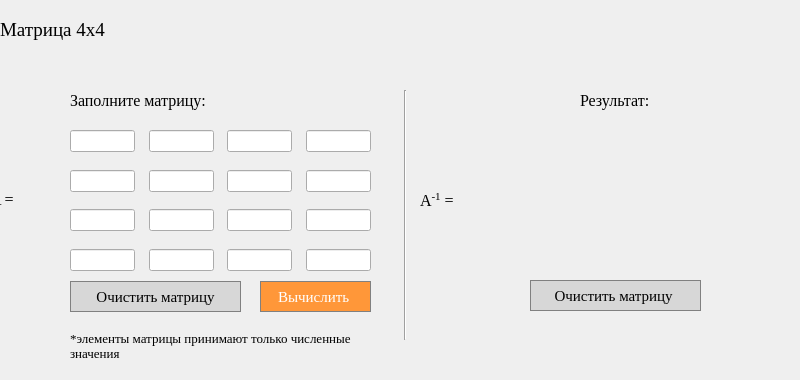
<?xml version="1.0" encoding="UTF-8"?>
<ui version="4.0">
 <class>matrix_inverse_4x4</class>
 <widget class="QDialog" name="matrix_inverse_4x4">
  <property name="geometry">
   <rect>
    <x>0</x>
    <y>0</y>
    <width>800</width>
    <height>380</height>
   </rect>
  </property>
  <property name="windowTitle">
   <string>Matrix inverse 4x4</string>
  </property>
  <property name="windowIcon">
   <iconset resource="icons.qrc">
    <normaloff>:/images/matritsa.png</normaloff>:/images/matritsa.png</iconset>
  </property>
  <widget class="QLabel" name="label">
   <property name="geometry">
    <rect>
     <x>0</x>
     <y>10</y>
     <width>800</width>
     <height>40</height>
    </rect>
   </property>
   <property name="sizePolicy">
    <sizepolicy hsizetype="Preferred" vsizetype="Fixed">
     <horstretch>0</horstretch>
     <verstretch>0</verstretch>
    </sizepolicy>
   </property>
   <property name="font">
    <font>
     <family>Times New Roman</family>
     <pointsize>14</pointsize>
    </font>
   </property>
   <property name="styleSheet">
    <string notr="true">QLabel {
	qproperty-alignment: 'AlignVCenter | AlignCenter';
}</string>
   </property>
   <property name="text">
    <string>Матрица 4x4</string>
   </property>
  </widget>
  <widget class="QLabel" name="label_3">
   <property name="geometry">
    <rect>
     <x>-10</x>
     <y>191</y>
     <width>55</width>
     <height>16</height>
    </rect>
   </property>
   <property name="font">
    <font>
     <family>Times New Roman</family>
     <pointsize>12</pointsize>
    </font>
   </property>
   <property name="styleSheet">
    <string notr="true">QLabel {
	qproperty-alignment: 'AlignVCenter | AlignRight';
}</string>
   </property>
   <property name="text">
    <string>A =</string>
   </property>
  </widget>
  <widget class="QPushButton" name="pushButton_inverse_4x4">
   <property name="geometry">
    <rect>
     <x>260</x>
     <y>281</y>
     <width>111</width>
     <height>31</height>
    </rect>
   </property>
   <property name="font">
    <font>
     <family>Times New Roman</family>
     <pointsize>11</pointsize>
    </font>
   </property>
   <property name="styleSheet">
    <string notr="true">QPushButton {
  background-color: rgb(255, 151, 57);
  color: white; 
  border: 1px solid gray;
}

QPushButton:pressed {
    background-color: qlineargradient(x1: 0, y1: 0, x2: 0, y2: 1,
                                      stop: 0 #FF7832, stop: 1 #FF9739);
}</string>
   </property>
   <property name="text">
    <string>Вычислить </string>
   </property>
  </widget>
  <widget class="QPushButton" name="pushButton_clear">
   <property name="geometry">
    <rect>
     <x>70</x>
     <y>281</y>
     <width>171</width>
     <height>31</height>
    </rect>
   </property>
   <property name="font">
    <font>
     <family>Times New Roman</family>
     <pointsize>11</pointsize>
    </font>
   </property>
   <property name="styleSheet">
    <string notr="true">QPushButton {
  background-color: rgb(215, 215, 215);
  border: 1px solid gray;
}
QPushButton:pressed {
    background-color: qlineargradient(x1: 0, y1: 0, x2: 0, y2: 1,
                                      stop: 0 #BEBEBE, stop: 1 #D7D7D7);
}</string>
   </property>
   <property name="text">
    <string>Очистить матрицу</string>
   </property>
  </widget>
  <widget class="QWidget" name="layoutWidget">
   <property name="geometry">
    <rect>
     <x>70</x>
     <y>130</y>
     <width>301</width>
     <height>141</height>
    </rect>
   </property>
   <layout class="QVBoxLayout" name="verticalLayout">
    <item>
     <layout class="QHBoxLayout" name="horizontalLayout">
      <item>
       <widget class="QLineEdit" name="lineEdit_1"/>
      </item>
      <item>
       <spacer name="horizontalSpacer">
        <property name="orientation">
         <enum>Qt::Horizontal</enum>
        </property>
        <property name="sizeType">
         <enum>QSizePolicy::Preferred</enum>
        </property>
        <property name="sizeHint" stdset="0">
         <size>
          <width>50</width>
          <height>20</height>
         </size>
        </property>
       </spacer>
      </item>
      <item>
       <widget class="QLineEdit" name="lineEdit_2"/>
      </item>
      <item>
       <spacer name="horizontalSpacer_2">
        <property name="orientation">
         <enum>Qt::Horizontal</enum>
        </property>
        <property name="sizeType">
         <enum>QSizePolicy::Preferred</enum>
        </property>
        <property name="sizeHint" stdset="0">
         <size>
          <width>50</width>
          <height>18</height>
         </size>
        </property>
       </spacer>
      </item>
      <item>
       <widget class="QLineEdit" name="lineEdit_3"/>
      </item>
      <item>
       <spacer name="horizontalSpacer_3">
        <property name="orientation">
         <enum>Qt::Horizontal</enum>
        </property>
        <property name="sizeType">
         <enum>QSizePolicy::Preferred</enum>
        </property>
        <property name="sizeHint" stdset="0">
         <size>
          <width>50</width>
          <height>20</height>
         </size>
        </property>
       </spacer>
      </item>
      <item>
       <widget class="QLineEdit" name="lineEdit_4"/>
      </item>
     </layout>
    </item>
    <item>
     <spacer name="verticalSpacer">
      <property name="orientation">
       <enum>Qt::Vertical</enum>
      </property>
      <property name="sizeHint" stdset="0">
       <size>
        <width>216</width>
        <height>13</height>
       </size>
      </property>
     </spacer>
    </item>
    <item>
     <layout class="QHBoxLayout" name="horizontalLayout_2">
      <item>
       <widget class="QLineEdit" name="lineEdit_5"/>
      </item>
      <item>
       <spacer name="horizontalSpacer_4">
        <property name="orientation">
         <enum>Qt::Horizontal</enum>
        </property>
        <property name="sizeType">
         <enum>QSizePolicy::Preferred</enum>
        </property>
        <property name="sizeHint" stdset="0">
         <size>
          <width>50</width>
          <height>20</height>
         </size>
        </property>
       </spacer>
      </item>
      <item>
       <widget class="QLineEdit" name="lineEdit_6"/>
      </item>
      <item>
       <spacer name="horizontalSpacer_5">
        <property name="orientation">
         <enum>Qt::Horizontal</enum>
        </property>
        <property name="sizeType">
         <enum>QSizePolicy::Preferred</enum>
        </property>
        <property name="sizeHint" stdset="0">
         <size>
          <width>50</width>
          <height>20</height>
         </size>
        </property>
       </spacer>
      </item>
      <item>
       <widget class="QLineEdit" name="lineEdit_7"/>
      </item>
      <item>
       <spacer name="horizontalSpacer_6">
        <property name="orientation">
         <enum>Qt::Horizontal</enum>
        </property>
        <property name="sizeType">
         <enum>QSizePolicy::Preferred</enum>
        </property>
        <property name="sizeHint" stdset="0">
         <size>
          <width>50</width>
          <height>20</height>
         </size>
        </property>
       </spacer>
      </item>
      <item>
       <widget class="QLineEdit" name="lineEdit_8"/>
      </item>
     </layout>
    </item>
    <item>
     <spacer name="verticalSpacer_2">
      <property name="orientation">
       <enum>Qt::Vertical</enum>
      </property>
      <property name="sizeHint" stdset="0">
       <size>
        <width>216</width>
        <height>13</height>
       </size>
      </property>
     </spacer>
    </item>
    <item>
     <layout class="QHBoxLayout" name="horizontalLayout_3">
      <item>
       <widget class="QLineEdit" name="lineEdit_9"/>
      </item>
      <item>
       <spacer name="horizontalSpacer_7">
        <property name="orientation">
         <enum>Qt::Horizontal</enum>
        </property>
        <property name="sizeType">
         <enum>QSizePolicy::Preferred</enum>
        </property>
        <property name="sizeHint" stdset="0">
         <size>
          <width>50</width>
          <height>20</height>
         </size>
        </property>
       </spacer>
      </item>
      <item>
       <widget class="QLineEdit" name="lineEdit_10"/>
      </item>
      <item>
       <spacer name="horizontalSpacer_8">
        <property name="orientation">
         <enum>Qt::Horizontal</enum>
        </property>
        <property name="sizeType">
         <enum>QSizePolicy::Preferred</enum>
        </property>
        <property name="sizeHint" stdset="0">
         <size>
          <width>50</width>
          <height>20</height>
         </size>
        </property>
       </spacer>
      </item>
      <item>
       <widget class="QLineEdit" name="lineEdit_11"/>
      </item>
      <item>
       <spacer name="horizontalSpacer_9">
        <property name="orientation">
         <enum>Qt::Horizontal</enum>
        </property>
        <property name="sizeType">
         <enum>QSizePolicy::Preferred</enum>
        </property>
        <property name="sizeHint" stdset="0">
         <size>
          <width>50</width>
          <height>20</height>
         </size>
        </property>
       </spacer>
      </item>
      <item>
       <widget class="QLineEdit" name="lineEdit_12"/>
      </item>
     </layout>
    </item>
    <item>
     <spacer name="verticalSpacer_3">
      <property name="orientation">
       <enum>Qt::Vertical</enum>
      </property>
      <property name="sizeHint" stdset="0">
       <size>
        <width>216</width>
        <height>13</height>
       </size>
      </property>
     </spacer>
    </item>
    <item>
     <layout class="QHBoxLayout" name="horizontalLayout_4">
      <item>
       <widget class="QLineEdit" name="lineEdit_13"/>
      </item>
      <item>
       <spacer name="horizontalSpacer_11">
        <property name="orientation">
         <enum>Qt::Horizontal</enum>
        </property>
        <property name="sizeType">
         <enum>QSizePolicy::Preferred</enum>
        </property>
        <property name="sizeHint" stdset="0">
         <size>
          <width>50</width>
          <height>20</height>
         </size>
        </property>
       </spacer>
      </item>
      <item>
       <widget class="QLineEdit" name="lineEdit_14"/>
      </item>
      <item>
       <spacer name="horizontalSpacer_10">
        <property name="orientation">
         <enum>Qt::Horizontal</enum>
        </property>
        <property name="sizeType">
         <enum>QSizePolicy::Preferred</enum>
        </property>
        <property name="sizeHint" stdset="0">
         <size>
          <width>50</width>
          <height>20</height>
         </size>
        </property>
       </spacer>
      </item>
      <item>
       <widget class="QLineEdit" name="lineEdit_15"/>
      </item>
      <item>
       <spacer name="horizontalSpacer_12">
        <property name="orientation">
         <enum>Qt::Horizontal</enum>
        </property>
        <property name="sizeType">
         <enum>QSizePolicy::Preferred</enum>
        </property>
        <property name="sizeHint" stdset="0">
         <size>
          <width>50</width>
          <height>20</height>
         </size>
        </property>
       </spacer>
      </item>
      <item>
       <widget class="QLineEdit" name="lineEdit_16"/>
      </item>
     </layout>
    </item>
   </layout>
  </widget>
  <widget class="QPushButton" name="pushButton_clear_res">
   <property name="geometry">
    <rect>
     <x>530</x>
     <y>280</y>
     <width>171</width>
     <height>31</height>
    </rect>
   </property>
   <property name="font">
    <font>
     <family>Times New Roman</family>
     <pointsize>11</pointsize>
    </font>
   </property>
   <property name="acceptDrops">
    <bool>false</bool>
   </property>
   <property name="autoFillBackground">
    <bool>false</bool>
   </property>
   <property name="styleSheet">
    <string notr="true">QPushButton {
  background-color: rgb(215, 215, 215);
  border: 1px solid gray;
}
QPushButton:pressed {
    background-color: qlineargradient(x1: 0, y1: 0, x2: 0, y2: 1,
                                      stop: 0 #BEBEBE, stop: 1 #D7D7D7);
}</string>
   </property>
   <property name="text">
    <string>Очистить матрицу </string>
   </property>
   <property name="checkable">
    <bool>false</bool>
   </property>
   <property name="autoRepeat">
    <bool>false</bool>
   </property>
   <property name="autoExclusive">
    <bool>false</bool>
   </property>
   <property name="default">
    <bool>false</bool>
   </property>
   <property name="flat">
    <bool>false</bool>
   </property>
  </widget>
  <widget class="QLabel" name="label_A_inverse">
   <property name="geometry">
    <rect>
     <x>420</x>
     <y>191</y>
     <width>41</width>
     <height>16</height>
    </rect>
   </property>
   <property name="font">
    <font>
     <family>Times New Roman</family>
     <pointsize>12</pointsize>
    </font>
   </property>
   <property name="text">
    <string>&lt;html&gt;&lt;head/&gt;&lt;body&gt;&lt;p&gt;A&lt;span style=&quot; vertical-align:super;&quot;&gt;-1&lt;/span&gt; =&lt;/p&gt;&lt;/body&gt;&lt;/html&gt;</string>
   </property>
  </widget>
  <widget class="Line" name="line">
   <property name="geometry">
    <rect>
     <x>400</x>
     <y>90</y>
     <width>10</width>
     <height>250</height>
    </rect>
   </property>
   <property name="orientation">
    <enum>Qt::Vertical</enum>
   </property>
  </widget>
  <widget class="QWidget" name="layoutWidget_2">
   <property name="geometry">
    <rect>
     <x>470</x>
     <y>130</y>
     <width>311</width>
     <height>143</height>
    </rect>
   </property>
   <layout class="QVBoxLayout" name="verticalLayout_2">
    <item>
     <layout class="QHBoxLayout" name="horizontalLayout_5">
      <item>
       <widget class="QLabel" name="label_inverse_4x4_res_1">
        <property name="sizePolicy">
         <sizepolicy hsizetype="Expanding" vsizetype="Preferred">
          <horstretch>0</horstretch>
          <verstretch>0</verstretch>
         </sizepolicy>
        </property>
        <property name="styleSheet">
         <string notr="true">QLabel {
	qproperty-alignment: 'AlignVCenter | AlignLeft';
	border : 1px solid gray;
}

background-color : white;</string>
        </property>
        <property name="text">
         <string/>
        </property>
       </widget>
      </item>
      <item>
       <spacer name="horizontalSpacer_13">
        <property name="orientation">
         <enum>Qt::Horizontal</enum>
        </property>
        <property name="sizeType">
         <enum>QSizePolicy::Fixed</enum>
        </property>
        <property name="sizeHint" stdset="0">
         <size>
          <width>10</width>
          <height>20</height>
         </size>
        </property>
       </spacer>
      </item>
      <item>
       <widget class="QLabel" name="label_inverse_4x4_res_2">
        <property name="sizePolicy">
         <sizepolicy hsizetype="Expanding" vsizetype="Preferred">
          <horstretch>0</horstretch>
          <verstretch>0</verstretch>
         </sizepolicy>
        </property>
        <property name="styleSheet">
         <string notr="true">QLabel {
	qproperty-alignment: 'AlignVCenter | AlignLeft';
	border : 1px solid gray;
}

background-color : white;</string>
        </property>
        <property name="text">
         <string/>
        </property>
       </widget>
      </item>
      <item>
       <spacer name="horizontalSpacer_14">
        <property name="orientation">
         <enum>Qt::Horizontal</enum>
        </property>
        <property name="sizeType">
         <enum>QSizePolicy::Fixed</enum>
        </property>
        <property name="sizeHint" stdset="0">
         <size>
          <width>10</width>
          <height>20</height>
         </size>
        </property>
       </spacer>
      </item>
      <item>
       <widget class="QLabel" name="label_inverse_4x4_res_3">
        <property name="sizePolicy">
         <sizepolicy hsizetype="Expanding" vsizetype="Preferred">
          <horstretch>0</horstretch>
          <verstretch>0</verstretch>
         </sizepolicy>
        </property>
        <property name="styleSheet">
         <string notr="true">QLabel {
	qproperty-alignment: 'AlignVCenter | AlignLeft';
	border : 1px solid gray;
}

background-color : white;</string>
        </property>
        <property name="text">
         <string/>
        </property>
       </widget>
      </item>
      <item>
       <spacer name="horizontalSpacer_19">
        <property name="orientation">
         <enum>Qt::Horizontal</enum>
        </property>
        <property name="sizeType">
         <enum>QSizePolicy::Fixed</enum>
        </property>
        <property name="sizeHint" stdset="0">
         <size>
          <width>10</width>
          <height>20</height>
         </size>
        </property>
       </spacer>
      </item>
      <item>
       <widget class="QLabel" name="label_inverse_4x4_res_4">
        <property name="sizePolicy">
         <sizepolicy hsizetype="Expanding" vsizetype="Preferred">
          <horstretch>0</horstretch>
          <verstretch>0</verstretch>
         </sizepolicy>
        </property>
        <property name="styleSheet">
         <string notr="true">QLabel {
	qproperty-alignment: 'AlignVCenter | AlignLeft';
	border : 1px solid gray;
}

background-color : white;</string>
        </property>
        <property name="text">
         <string/>
        </property>
       </widget>
      </item>
     </layout>
    </item>
    <item>
     <spacer name="verticalSpacer_4">
      <property name="orientation">
       <enum>Qt::Vertical</enum>
      </property>
      <property name="sizeType">
       <enum>QSizePolicy::Fixed</enum>
      </property>
      <property name="sizeHint" stdset="0">
       <size>
        <width>186</width>
        <height>2</height>
       </size>
      </property>
     </spacer>
    </item>
    <item>
     <layout class="QHBoxLayout" name="horizontalLayout_6">
      <item>
       <widget class="QLabel" name="label_inverse_4x4_res_5">
        <property name="sizePolicy">
         <sizepolicy hsizetype="Expanding" vsizetype="Preferred">
          <horstretch>0</horstretch>
          <verstretch>0</verstretch>
         </sizepolicy>
        </property>
        <property name="styleSheet">
         <string notr="true">QLabel {
	qproperty-alignment: 'AlignVCenter | AlignLeft';
	border : 1px solid gray;
}

background-color : white;</string>
        </property>
        <property name="text">
         <string/>
        </property>
       </widget>
      </item>
      <item>
       <spacer name="horizontalSpacer_16">
        <property name="orientation">
         <enum>Qt::Horizontal</enum>
        </property>
        <property name="sizeType">
         <enum>QSizePolicy::Fixed</enum>
        </property>
        <property name="sizeHint" stdset="0">
         <size>
          <width>10</width>
          <height>20</height>
         </size>
        </property>
       </spacer>
      </item>
      <item>
       <widget class="QLabel" name="label_inverse_4x4_res_6">
        <property name="sizePolicy">
         <sizepolicy hsizetype="Expanding" vsizetype="Preferred">
          <horstretch>0</horstretch>
          <verstretch>0</verstretch>
         </sizepolicy>
        </property>
        <property name="styleSheet">
         <string notr="true">QLabel {
	qproperty-alignment: 'AlignVCenter | AlignLeft';
	border : 1px solid gray;
}

background-color : white;</string>
        </property>
        <property name="text">
         <string/>
        </property>
       </widget>
      </item>
      <item>
       <spacer name="horizontalSpacer_15">
        <property name="orientation">
         <enum>Qt::Horizontal</enum>
        </property>
        <property name="sizeType">
         <enum>QSizePolicy::Fixed</enum>
        </property>
        <property name="sizeHint" stdset="0">
         <size>
          <width>10</width>
          <height>20</height>
         </size>
        </property>
       </spacer>
      </item>
      <item>
       <widget class="QLabel" name="label_inverse_4x4_res_7">
        <property name="sizePolicy">
         <sizepolicy hsizetype="Expanding" vsizetype="Preferred">
          <horstretch>0</horstretch>
          <verstretch>0</verstretch>
         </sizepolicy>
        </property>
        <property name="styleSheet">
         <string notr="true">QLabel {
	qproperty-alignment: 'AlignVCenter | AlignLeft';
	border : 1px solid gray;
}

background-color : white;</string>
        </property>
        <property name="text">
         <string/>
        </property>
       </widget>
      </item>
      <item>
       <spacer name="horizontalSpacer_17">
        <property name="orientation">
         <enum>Qt::Horizontal</enum>
        </property>
        <property name="sizeType">
         <enum>QSizePolicy::Fixed</enum>
        </property>
        <property name="sizeHint" stdset="0">
         <size>
          <width>10</width>
          <height>17</height>
         </size>
        </property>
       </spacer>
      </item>
      <item>
       <widget class="QLabel" name="label_inverse_4x4_res_8">
        <property name="sizePolicy">
         <sizepolicy hsizetype="Expanding" vsizetype="Preferred">
          <horstretch>0</horstretch>
          <verstretch>0</verstretch>
         </sizepolicy>
        </property>
        <property name="styleSheet">
         <string notr="true">QLabel {
	qproperty-alignment: 'AlignVCenter | AlignLeft';
	border : 1px solid gray;
}

background-color : white;</string>
        </property>
        <property name="text">
         <string/>
        </property>
       </widget>
      </item>
     </layout>
    </item>
    <item>
     <spacer name="verticalSpacer_5">
      <property name="orientation">
       <enum>Qt::Vertical</enum>
      </property>
      <property name="sizeType">
       <enum>QSizePolicy::Fixed</enum>
      </property>
      <property name="sizeHint" stdset="0">
       <size>
        <width>186</width>
        <height>2</height>
       </size>
      </property>
     </spacer>
    </item>
    <item>
     <layout class="QHBoxLayout" name="horizontalLayout_7">
      <item>
       <widget class="QLabel" name="label_inverse_4x4_res_9">
        <property name="sizePolicy">
         <sizepolicy hsizetype="Expanding" vsizetype="Preferred">
          <horstretch>0</horstretch>
          <verstretch>0</verstretch>
         </sizepolicy>
        </property>
        <property name="styleSheet">
         <string notr="true">QLabel {
	qproperty-alignment: 'AlignVCenter | AlignLeft';
	border : 1px solid gray;
}

background-color : white;</string>
        </property>
        <property name="text">
         <string/>
        </property>
       </widget>
      </item>
      <item>
       <spacer name="horizontalSpacer_18">
        <property name="orientation">
         <enum>Qt::Horizontal</enum>
        </property>
        <property name="sizeType">
         <enum>QSizePolicy::Fixed</enum>
        </property>
        <property name="sizeHint" stdset="0">
         <size>
          <width>10</width>
          <height>17</height>
         </size>
        </property>
       </spacer>
      </item>
      <item>
       <widget class="QLabel" name="label_inverse_4x4_res_10">
        <property name="sizePolicy">
         <sizepolicy hsizetype="Expanding" vsizetype="Preferred">
          <horstretch>0</horstretch>
          <verstretch>0</verstretch>
         </sizepolicy>
        </property>
        <property name="styleSheet">
         <string notr="true">QLabel {
	qproperty-alignment: 'AlignVCenter | AlignLeft';
	border : 1px solid gray;
}

background-color : white;</string>
        </property>
        <property name="text">
         <string/>
        </property>
       </widget>
      </item>
      <item>
       <spacer name="horizontalSpacer_20">
        <property name="orientation">
         <enum>Qt::Horizontal</enum>
        </property>
        <property name="sizeType">
         <enum>QSizePolicy::Fixed</enum>
        </property>
        <property name="sizeHint" stdset="0">
         <size>
          <width>10</width>
          <height>17</height>
         </size>
        </property>
       </spacer>
      </item>
      <item>
       <widget class="QLabel" name="label_inverse_4x4_res_11">
        <property name="sizePolicy">
         <sizepolicy hsizetype="Expanding" vsizetype="Preferred">
          <horstretch>0</horstretch>
          <verstretch>0</verstretch>
         </sizepolicy>
        </property>
        <property name="styleSheet">
         <string notr="true">QLabel {
	qproperty-alignment: 'AlignVCenter | AlignLeft';
	border : 1px solid gray;
}

background-color : white;</string>
        </property>
        <property name="text">
         <string/>
        </property>
       </widget>
      </item>
      <item>
       <spacer name="horizontalSpacer_21">
        <property name="orientation">
         <enum>Qt::Horizontal</enum>
        </property>
        <property name="sizeType">
         <enum>QSizePolicy::Fixed</enum>
        </property>
        <property name="sizeHint" stdset="0">
         <size>
          <width>10</width>
          <height>17</height>
         </size>
        </property>
       </spacer>
      </item>
      <item>
       <widget class="QLabel" name="label_inverse_4x4_res_12">
        <property name="sizePolicy">
         <sizepolicy hsizetype="Expanding" vsizetype="Preferred">
          <horstretch>0</horstretch>
          <verstretch>0</verstretch>
         </sizepolicy>
        </property>
        <property name="styleSheet">
         <string notr="true">QLabel {
	qproperty-alignment: 'AlignVCenter | AlignLeft';
	border : 1px solid gray;
}

background-color : white;</string>
        </property>
        <property name="text">
         <string/>
        </property>
       </widget>
      </item>
     </layout>
    </item>
    <item>
     <spacer name="verticalSpacer_6">
      <property name="orientation">
       <enum>Qt::Vertical</enum>
      </property>
      <property name="sizeType">
       <enum>QSizePolicy::Fixed</enum>
      </property>
      <property name="sizeHint" stdset="0">
       <size>
        <width>186</width>
        <height>2</height>
       </size>
      </property>
     </spacer>
    </item>
    <item>
     <layout class="QHBoxLayout" name="horizontalLayout_9">
      <item>
       <widget class="QLabel" name="label_inverse_4x4_res_13">
        <property name="sizePolicy">
         <sizepolicy hsizetype="Expanding" vsizetype="Preferred">
          <horstretch>0</horstretch>
          <verstretch>0</verstretch>
         </sizepolicy>
        </property>
        <property name="styleSheet">
         <string notr="true">QLabel {
	qproperty-alignment: 'AlignVCenter | AlignLeft';
	border : 1px solid gray;
}

background-color : white;</string>
        </property>
        <property name="text">
         <string/>
        </property>
       </widget>
      </item>
      <item>
       <spacer name="horizontalSpacer_22">
        <property name="orientation">
         <enum>Qt::Horizontal</enum>
        </property>
        <property name="sizeType">
         <enum>QSizePolicy::Fixed</enum>
        </property>
        <property name="sizeHint" stdset="0">
         <size>
          <width>10</width>
          <height>17</height>
         </size>
        </property>
       </spacer>
      </item>
      <item>
       <widget class="QLabel" name="label_inverse_4x4_res_14">
        <property name="sizePolicy">
         <sizepolicy hsizetype="Expanding" vsizetype="Preferred">
          <horstretch>0</horstretch>
          <verstretch>0</verstretch>
         </sizepolicy>
        </property>
        <property name="styleSheet">
         <string notr="true">QLabel {
	qproperty-alignment: 'AlignVCenter | AlignLeft';
	border : 1px solid gray;
}

background-color : white;</string>
        </property>
        <property name="text">
         <string/>
        </property>
       </widget>
      </item>
      <item>
       <spacer name="horizontalSpacer_23">
        <property name="orientation">
         <enum>Qt::Horizontal</enum>
        </property>
        <property name="sizeType">
         <enum>QSizePolicy::Fixed</enum>
        </property>
        <property name="sizeHint" stdset="0">
         <size>
          <width>10</width>
          <height>17</height>
         </size>
        </property>
       </spacer>
      </item>
      <item>
       <widget class="QLabel" name="label_inverse_4x4_res_15">
        <property name="sizePolicy">
         <sizepolicy hsizetype="Expanding" vsizetype="Preferred">
          <horstretch>0</horstretch>
          <verstretch>0</verstretch>
         </sizepolicy>
        </property>
        <property name="styleSheet">
         <string notr="true">QLabel {
	qproperty-alignment: 'AlignVCenter | AlignLeft';
	border : 1px solid gray;
}

background-color : white;</string>
        </property>
        <property name="text">
         <string/>
        </property>
       </widget>
      </item>
      <item>
       <spacer name="horizontalSpacer_24">
        <property name="orientation">
         <enum>Qt::Horizontal</enum>
        </property>
        <property name="sizeType">
         <enum>QSizePolicy::Fixed</enum>
        </property>
        <property name="sizeHint" stdset="0">
         <size>
          <width>10</width>
          <height>17</height>
         </size>
        </property>
       </spacer>
      </item>
      <item>
       <widget class="QLabel" name="label_inverse_4x4_res_16">
        <property name="sizePolicy">
         <sizepolicy hsizetype="Expanding" vsizetype="Preferred">
          <horstretch>0</horstretch>
          <verstretch>0</verstretch>
         </sizepolicy>
        </property>
        <property name="styleSheet">
         <string notr="true">QLabel {
	qproperty-alignment: 'AlignVCenter | AlignLeft';
	border : 1px solid gray;
}

background-color : white;</string>
        </property>
        <property name="text">
         <string/>
        </property>
       </widget>
      </item>
     </layout>
    </item>
   </layout>
  </widget>
  <widget class="QLabel" name="label_2">
   <property name="geometry">
    <rect>
     <x>580</x>
     <y>90</y>
     <width>100</width>
     <height>20</height>
    </rect>
   </property>
   <property name="font">
    <font>
     <family>Times New Roman</family>
     <pointsize>12</pointsize>
    </font>
   </property>
   <property name="text">
    <string>Результат:</string>
   </property>
  </widget>
  <widget class="QLabel" name="label_4">
   <property name="geometry">
    <rect>
     <x>70</x>
     <y>330</y>
     <width>301</width>
     <height>31</height>
    </rect>
   </property>
   <property name="font">
    <font>
     <family>Times New Roman</family>
     <pointsize>10</pointsize>
    </font>
   </property>
   <property name="mouseTracking">
    <bool>false</bool>
   </property>
   <property name="tabletTracking">
    <bool>false</bool>
   </property>
   <property name="acceptDrops">
    <bool>false</bool>
   </property>
   <property name="autoFillBackground">
    <bool>false</bool>
   </property>
   <property name="text">
    <string>*элементы матрицы принимают только численные значения</string>
   </property>
   <property name="scaledContents">
    <bool>false</bool>
   </property>
   <property name="wordWrap">
    <bool>true</bool>
   </property>
  </widget>
  <widget class="QLabel" name="label_5">
   <property name="geometry">
    <rect>
     <x>70</x>
     <y>90</y>
     <width>181</width>
     <height>20</height>
    </rect>
   </property>
   <property name="font">
    <font>
     <family>Times New Roman</family>
     <pointsize>12</pointsize>
    </font>
   </property>
   <property name="mouseTracking">
    <bool>false</bool>
   </property>
   <property name="tabletTracking">
    <bool>false</bool>
   </property>
   <property name="acceptDrops">
    <bool>false</bool>
   </property>
   <property name="autoFillBackground">
    <bool>false</bool>
   </property>
   <property name="text">
    <string>Заполните матрицу:</string>
   </property>
   <property name="scaledContents">
    <bool>false</bool>
   </property>
   <property name="wordWrap">
    <bool>true</bool>
   </property>
  </widget>
 </widget>
 <tabstops>
  <tabstop>lineEdit_1</tabstop>
  <tabstop>lineEdit_2</tabstop>
  <tabstop>lineEdit_3</tabstop>
  <tabstop>lineEdit_4</tabstop>
  <tabstop>lineEdit_5</tabstop>
  <tabstop>lineEdit_6</tabstop>
  <tabstop>lineEdit_7</tabstop>
  <tabstop>lineEdit_8</tabstop>
  <tabstop>lineEdit_9</tabstop>
  <tabstop>lineEdit_10</tabstop>
  <tabstop>lineEdit_11</tabstop>
  <tabstop>lineEdit_12</tabstop>
  <tabstop>lineEdit_13</tabstop>
  <tabstop>lineEdit_14</tabstop>
  <tabstop>lineEdit_15</tabstop>
  <tabstop>lineEdit_16</tabstop>
  <tabstop>pushButton_inverse_4x4</tabstop>
  <tabstop>pushButton_clear</tabstop>
  <tabstop>pushButton_clear_res</tabstop>
 </tabstops>
 <resources>
  <include location="icons.qrc"/>
 </resources>
 <connections/>
</ui>
